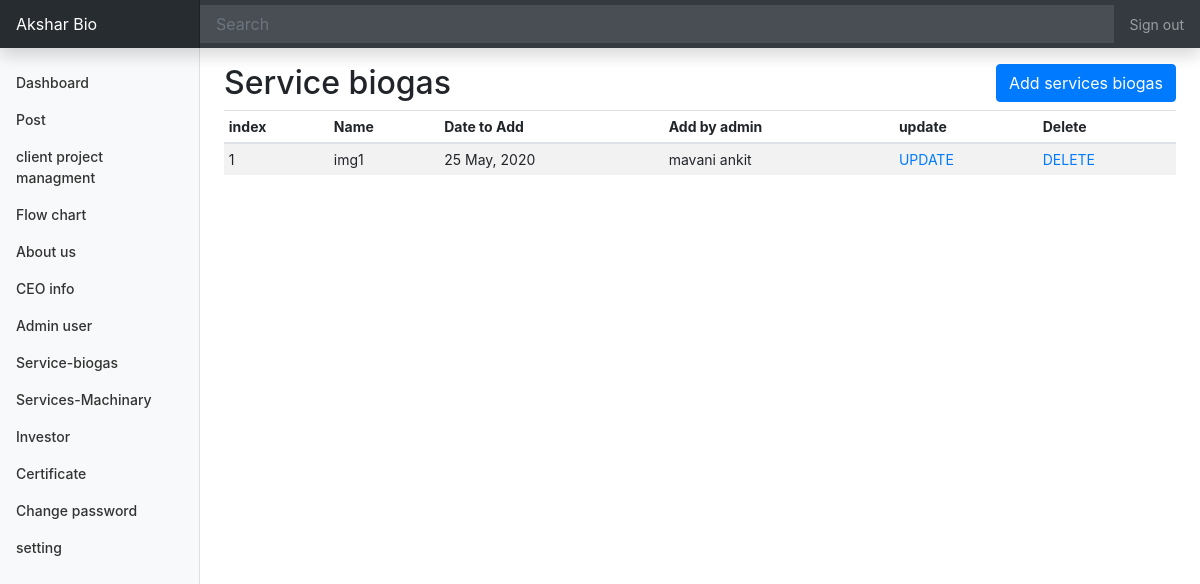
The app's page /Admin/services-biogas-plat.php (signed in) with its own data.
### tables this page shows
CREATE TABLE `services_bio` (
  `sb_id` int(10) NOT NULL,
  `sb_name` varchar(30) NOT NULL,
  `sb_image` varchar(30) NOT NULL,
  `sb_add_by` varchar(30) NOT NULL,
  `sb_date` varchar(30) NOT NULL
);

### Admin/services-biogas-plat.php (the view, shortened to what this page needs)
<!doctype html>
<html lang="en">
<?php include "header.php"; ?>
<body>
    <?php include "nav-bar.php"; ?>
    <div class="container-fluid">
        <div class="row">
            <?php include "slide-bar.php"; ?>
            <main role="main" class="col-md-9 ml-sm-auto col-lg-10 px-md-4">
                <div class="row mt-3">
                    <h2 class="col-6">Service biogas</h2>
                    <div class="col-6 text-right"> <a class="btn btn-primary text-right" href="add-sb.php"
                            role="button">Add
                            services biogas</a></div>
                </div>
                <div class="table-responsive">
                    <table class="table table-striped table-sm">
                        <?php
                        include "config.php";
                        $sql = "SELECT * FROM services_bio ORDER BY sb_id DESC";
                        $result = mysqli_query($conn, $sql) or die("Query Failed.");
                        if (mysqli_num_rows($result) > 0) {
                            $index = 1;
                        ?>
                        <thead>
                            <tr>
                                <th>index</th>
                                <th>Name</th>
                                <th>Date to Add</th>
                                <th>Add by admin</th>
                                <th>update</th>
                                <th>Delete</th>
                            </tr>
                        </thead>
                        <?php while ($row = mysqli_fetch_assoc($result)) { ?>
                        <tbody>
                            <tr>
                                <td><?php echo $index;
                                            $index++; ?></td>
                                <td><?php echo $row['sb_name'] ?></td>
                                <td><?php echo $row['sb_date'] ?></td>
                                <td><?php echo $row['sb_add_by'] ?></td>
                                <td><a href="update-sb.php?id=<?php echo $row['sb_id']; ?>">UPDATE</a></td>
                                <td><a onclick="return confirm('Please click on OK to continue.');"
                                        href="delete-sb.php?id=<?php echo $row['sb_id']; ?>">DELETE</a></td>
                            </tr>
                        </tbody><?php } ?>
                        <?php } else {
                            echo "<h3>No Results Found.</h3>";
                        } ?>
                    </table>
            </main>
        </div>
    </div>
</body>
</html>

### Admin/design/dashboard.css (style rules this page uses)
body { font-size: .875rem; }

### records on screen
services_bio: sb_name "img1", sb_date "25 May, 2020", sb_add_by "mavani ankit"
